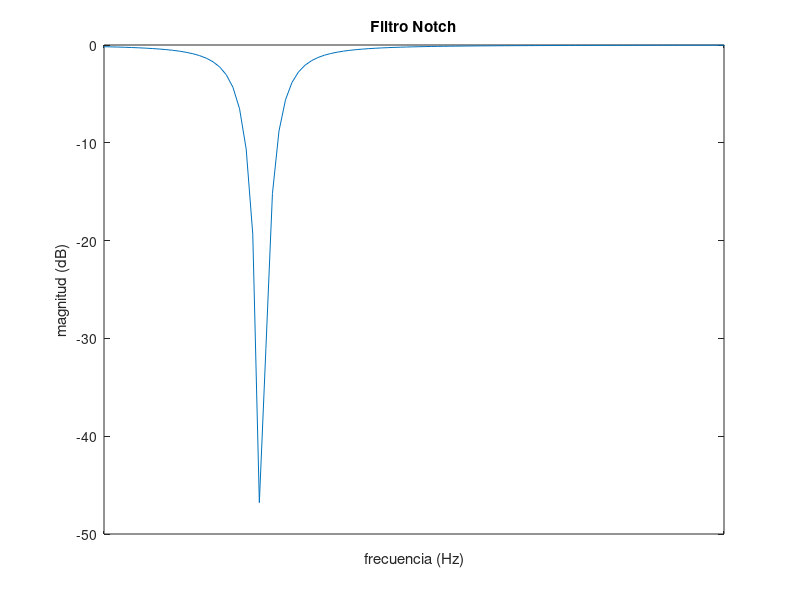

Write the MATLAB code that produced this figure.
%% Filtro Notch
clear
clc
%% Componentes
R = 2120;      %ohms
C = 11.78E-6;  %uF
L = 12E-3;     %mH
%% Funcion de Transferencia
j = sqrt(-1);
f = linspace(1,1E3,1E3); %vector de frecuencias
W = 2.*pi.*f;
ZR = R;
ZL = j.*W.*L;
ZC = 1./(j.*W.*C);
H = ZR./(ZR+1./(1./ZL+1./ZC)); %ZR/(ZR+ZL||ZC)
%% Grafica
semilogx(f,20*log(abs(H)))
xlabel('frecuencia (Hz)')
ylabel('magnitud (dB)')
title('Filtro Notch')
xlim([400,500])